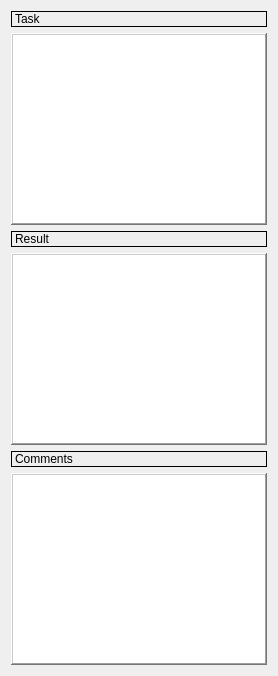
     <widget class="QWidget" name="tab">
      <attribute name="title">
       <string>Task</string>
      </attribute>
      <layout class="QGridLayout" name="gridLayout_11">
       <item row="0" column="0">
        <widget class="QLabel" name="label_task">
         <property name="frameShape">
          <enum>QFrame::Panel</enum>
         </property>
         <property name="text">
          <string>Task</string>
         </property>
        </widget>
       </item>
       <item row="1" column="0">
        <widget class="QTextEdit" name="textEdit_task">
         <property name="frameShape">
          <enum>QFrame::WinPanel</enum>
         </property>
         <property name="frameShadow">
          <enum>QFrame::Raised</enum>
         </property>
        </widget>
       </item>
       <item row="2" column="0">
        <widget class="QLabel" name="label_result">
         <property name="frameShape">
          <enum>QFrame::Panel</enum>
         </property>
         <property name="text">
          <string>Result</string>
         </property>
        </widget>
       </item>
       <item row="3" column="0">
        <widget class="QTextEdit" name="textEdit_result">
         <property name="frameShape">
          <enum>QFrame::WinPanel</enum>
         </property>
         <property name="frameShadow">
          <enum>QFrame::Raised</enum>
         </property>
        </widget>
       </item>
       <item row="4" column="0">
        <widget class="QLabel" name="label_11">
         <property name="frameShape">
          <enum>QFrame::Panel</enum>
         </property>
         <property name="text">
          <string>Comments</string>
         </property>
        </widget>
       </item>
       <item row="5" column="0">
        <widget class="QTextEdit" name="textEdit_comments">
         <property name="frameShape">
          <enum>QFrame::WinPanel</enum>
         </property>
         <property name="frameShadow">
          <enum>QFrame::Raised</enum>
         </property>
        </widget>
       </item>
      </layout>
     </widget>
